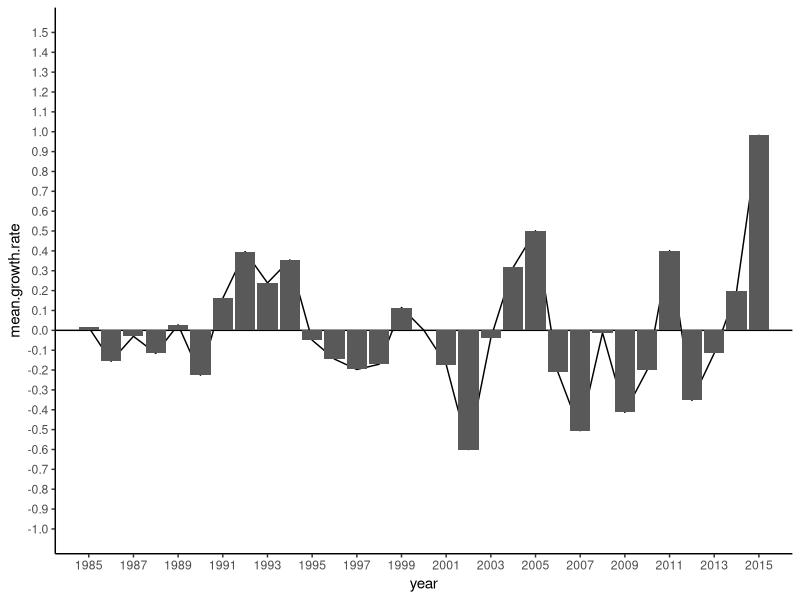
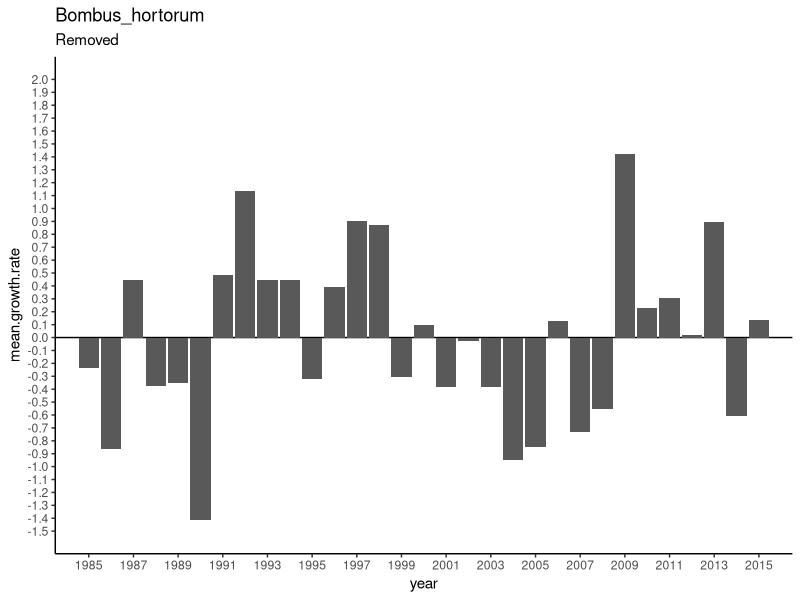
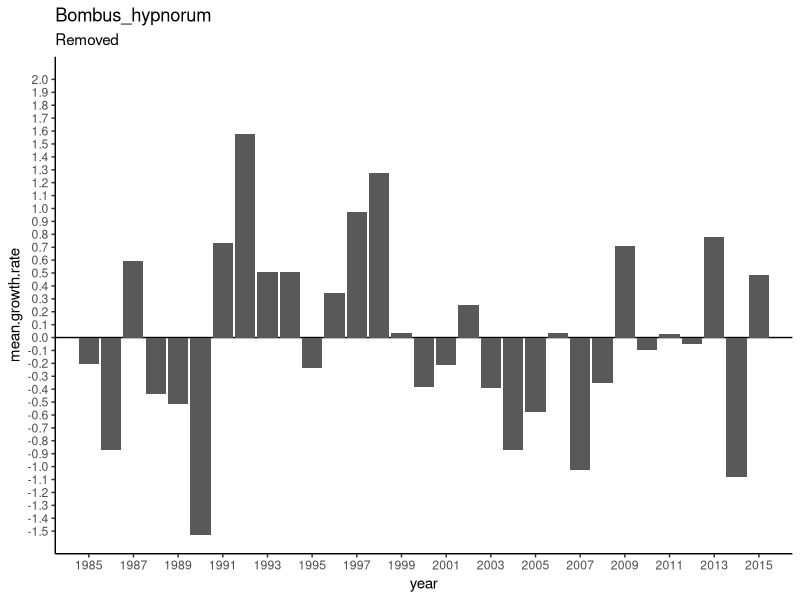
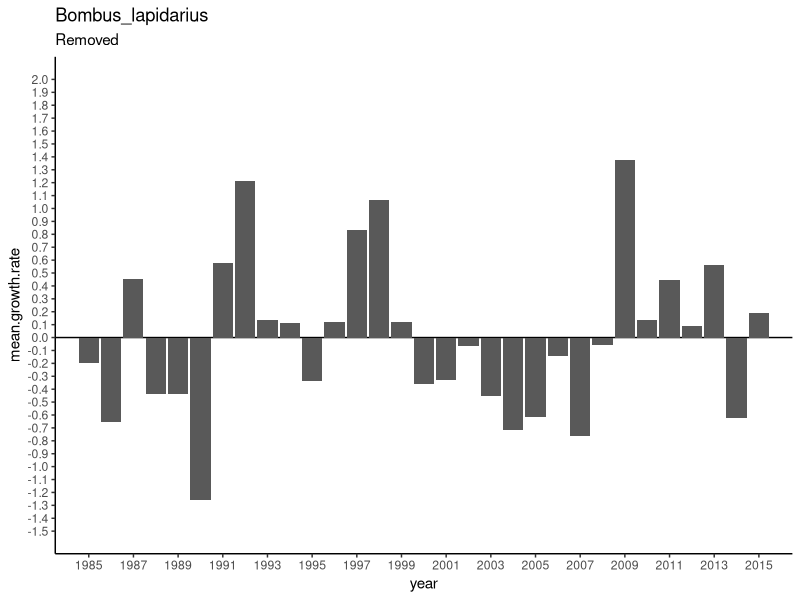
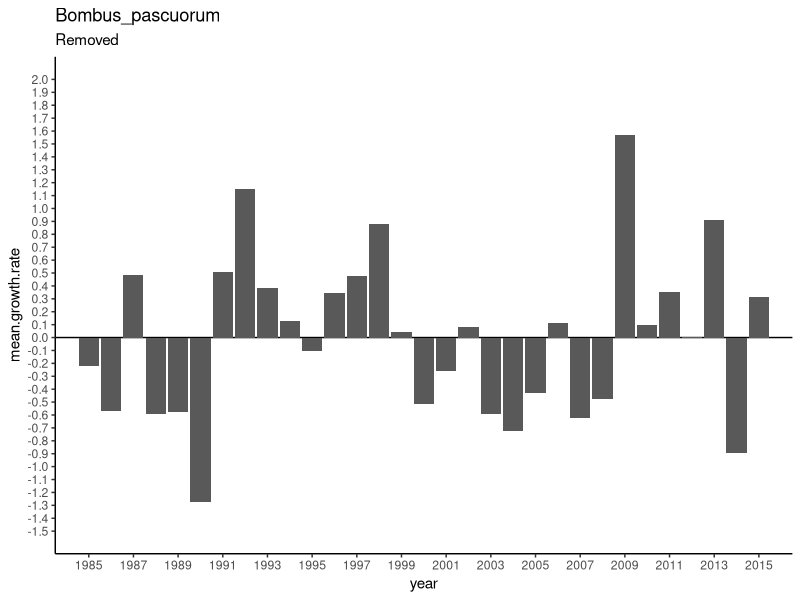
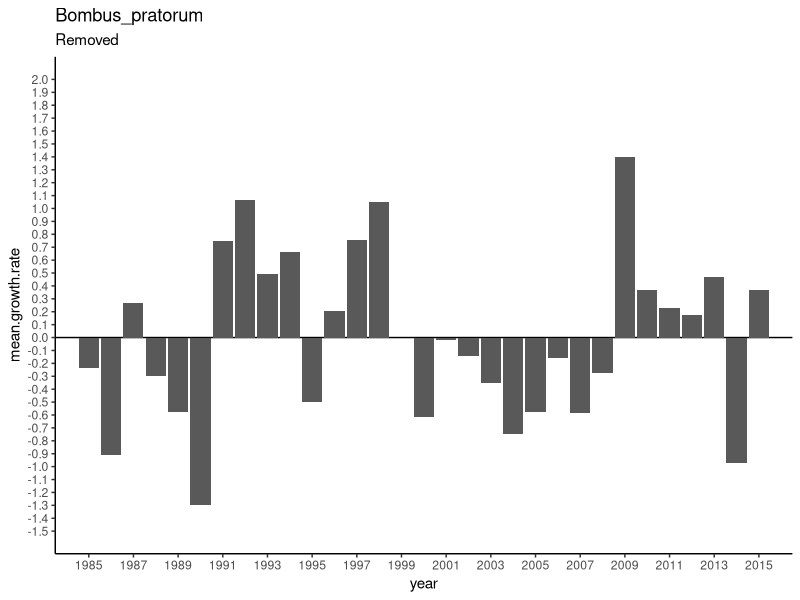
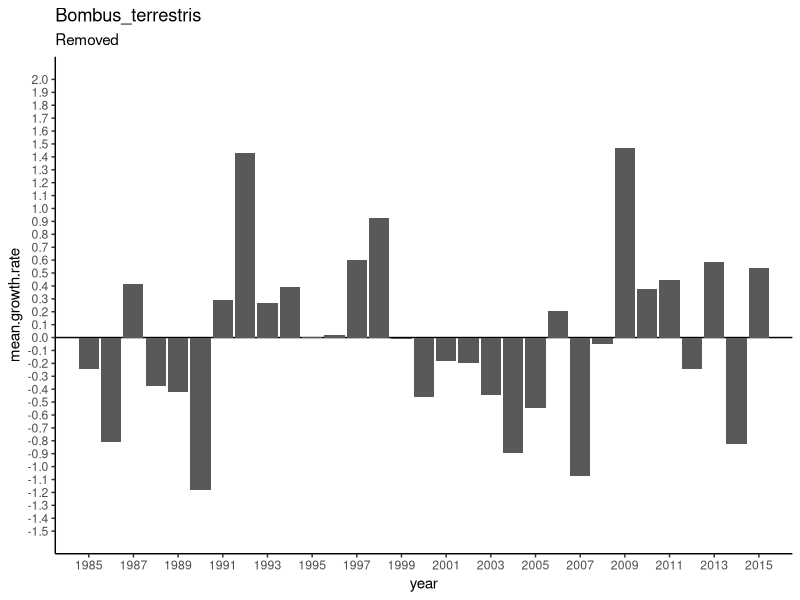

Reproduce these figures in R, in order.
# ============================= Packages required =============================


library(tidyverse)


# ============================ Load in data ===================================


# growth.rates.csv is a data file containing interannual changes in species 
# abundance.


species_data <- read.csv("Data/species.data.csv", header = T, strip.white=TRUE)

# ../ = go back a folder
# / go forward a folder


# ============================ Format data ====================================


species_data$species <- gsub(" ", "_", species_data$species)


# ===================== Calculating Growth Rates ==============================


# create a list of species codes that is the same as those in species_data

species.list <- unique(species_data$species)


# Create empty data frame in which to put loop output

growth.rate=NULL          


# Open loop
# for i in species.list = everytime i occurs within species list

for(i in species.list){ 
  
  
  # create dataframe sp.data. where sp.data is the same as species_data with
  # specie set to i
  
  sp.data <- species_data[species_data$species == i,]
  
  
  # create 2 new columns in sp.data.
  # New column 1 = tr0obs column offset by one 
  # i.e. the value of the year  previous
  # New column 2 = tr0obs column - tr0obs offset by one column
  
  sp.data <- sp.data %>%
    mutate(col.ind.prev.year = lag(occupancy)) %>% 
    mutate(growth.rate.dif = occupancy - col.ind.prev.year)
  
  
  # Bind the two data frames growth.rate and sp.data together
  growth.rate = rbind(growth.rate,sp.data)
  
}  # Close loop


# ============================ Format data ====================================


# Remove unnecessary columns from data

bee_species_data <- growth.rate %>% select(-(col.ind.prev.year), -(occupancy))

head(bee_species_data)
tail(bee_species_data)

# Set NA values to 0
# NA values are for the 1st year of data therefore no differential.

bee_species_data[is.na(bee_species_data)] <- 0


# Scaling data around mean of 0 and sd of 1

# Create empty dataframe to put scaled data into

scaled <- NULL


# Create list of species names

species.list <- unique(bee_species_data$species)


# Open for loop
# Loop creates new df each time of scaled values. 
# Binds scaled values onto scaled dataset

for (i in species.list){
  
  # subset gets growth.rate data for one species (species i)
  
  subset <- filter(bee_species_data, species == i)
  
  
  # Scale growth.rate.dif for species i
  
  subset$growth.rate.dif <- scale(subset$growth.rate.dif, center = T, scale = T)
  
  
  # Bind subset onto scaled dataset
  
  scaled = rbind(scaled, subset)
  
} # Close loop



# for some reason r is creating a dataframe within the dataframe
# to remove this use
# solution found at https://stackoverflow.com/questions/30896605/dataframe-within-dataframe

scaled <- do.call(data.frame, scaled)




# ========== Plot all species interannual changes in abundance ================



# ======== Plot mean of all species interannual changes in abundance ==========


# create table of mean growth rate differenctials grouped by year

growth.rate.mean <- scaled %>% 
  group_by(year) %>%
  summarise(mean.growth.rate = mean(growth.rate.dif, na.rm = TRUE))

growth.rate.mean <- as.data.frame(growth.rate.mean)


# Plot mean growth rate differentials

mean.growth.rate.plot <- ggplot(
  growth.rate.mean, aes(
    x = year,
    y = mean.growth.rate)) + 
  geom_hline(yintercept = 0) +
  coord_cartesian(xlim = c(1985, 2015), ylim = c(-1, 1.5)) +
  scale_x_continuous(breaks = seq(1985, 2015, by = 2)) +
  scale_y_continuous(breaks=seq(-1, 1.5, 0.1)) +
  geom_line() +
  geom_col() +
  theme_classic() 


mean.growth.rate.plot

# =========================== Bean pollinators ================================


bean_species <- scaled %>% filter(Field.Bean == 1)


# Create list of species from growth.rate data

bean_species_list <- unique(bean_species$species)

deficit_table <- NULL
# Write for loop
# loop creates a subset of data removing one species each time (species i)
# Plots yearly mean growth rates minus species i each time
# Creates n plots where n is number of species in list

for(i in bean_species_list){  # Open loop
  
  
  # a gets a subset of growth.rate data minus species i.
  
  bean_removed_species <- subset(bean_species, species != i) 
  
  
  # Growth.rate.mean gets removed_species 
  # removed_species is grouped by year
  # yearly mean growthrates of all species are calulated
  
  bean_growth_rate_mean <- bean_removed_species %>% 
    group_by(year) %>%
    summarise(mean.growth.rate = mean(growth.rate.dif, na.rm = TRUE))
  bean_growth_rate_mean
  
  # Create plot of mean yearly growth rates across all species using subset of data
  

   bean_mean_growth_rate_plot <- ggplot(
     bean_growth_rate_mean, aes(
       x = year,
       y = mean.growth.rate)) +
     geom_hline(yintercept = 0) +
     coord_cartesian(xlim = c(1985, 2015), ylim = c(-1.5, 2)) +
     scale_x_continuous(breaks = seq(1985, 2015, by = 2)) +
     scale_y_continuous(breaks=seq(-1.5, 2, 0.1)) +
     geom_col() +
     theme_classic() +
     ggtitle(i, "Removed")
  
   # Plot graph
  
   plot(bean_mean_growth_rate_plot)
  
  
  deficit <- bean_growth_rate_mean %>% mutate( theta = -0.1, deficit = mean.growth.rate - theta)
  deficit <- deficit %>% filter(deficit < 0)

  
  a <- sum(deficit$deficit)
  b <- i
  deficit.all <- cbind(a, b)
  
  deficit_table <- rbind(deficit_table, deficit.all)
  
} # Close loop
deficit_table
